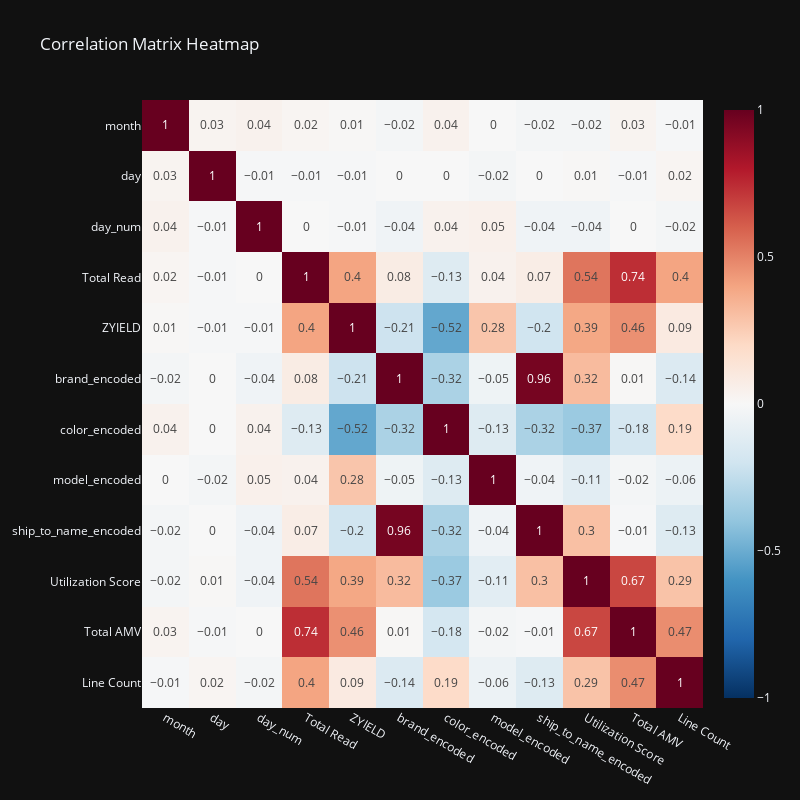

The notebook cell this image was saved under:
### Markdown cell above
### Correlation Matrix

### Code cell
# Select the relevant numeric columns
columns = ['month', 'day', 'day_num', 'Total Read', 'ZYIELD', 
           'brand_encoded', 'color_encoded', 'model_encoded', 
           'ship_to_name_encoded', 'Utilization Score', 'Total AMV', 'Line Count']

# Filter the DataFrame
dfsupply = df_util_group_special[columns]

# Compute the correlation matrix
correlation_matrix = dfsupply.corr()

# Round the correlation values to 2 decimal places
correlation_matrix = correlation_matrix.round(2)


# Create the heatmap using Plotly Express
fig = px.imshow(correlation_matrix,
                text_auto=True,
                width=800, height=800,
                color_continuous_scale='RdBu_r',
                aspect='auto',
                zmin=-1, zmax=1,
                title='Correlation Matrix Heatmap', template='plotly_dark')

fig.show()

### Figure 1 — Plotly figure (JSON) as saved in the notebook; plotly's stock layout.template omitted (floating-point values rounded to 4 significant figures; data arrays with more than 128 entries replaced by an {"elided": "..."} marker saying what was removed)
{"data": [{"coloraxis": "coloraxis", "hovertemplate": "x: %{x}<br>y: %{y}<br>color: %{z}<extra></extra>", "name": "0", "texttemplate": "%{z}", "type": "heatmap", "x": ["month", "day", "day_num", "Total Read", "ZYIELD", "brand_encoded", "color_encoded", "model_encoded", "ship_to_name_encoded", "Utilization Score", "Total AMV", "Line Count"], "xaxis": "x", "y": ["month", "day", "day_num", "Total Read", "ZYIELD", "brand_encoded", "color_encoded", "model_encoded", "ship_to_name_encoded", "Utilization Score", "Total AMV", "Line Count"], "yaxis": "y", "z": {"elided": "12x12 float values"}}], "layout": {"coloraxis": {"cmax": 1, "cmin": -1, "colorscale": [[0, "rgb(5,48,97)"], [0.1, "rgb(33,102,172)"], [0.2, "rgb(67,147,195)"], [0.3, "rgb(146,197,222)"], [0.4, "rgb(209,229,240)"], [0.5, "rgb(247,247,247)"], [0.6, "rgb(253,219,199)"], [0.7, "rgb(244,165,130)"], [0.8, "rgb(214,96,77)"], [0.9, "rgb(178,24,43)"], [1, "rgb(103,0,31)"]]}, "height": 800, "title": {"text": "Correlation Matrix Heatmap"}, "width": 800, "xaxis": {"anchor": "y", "domain": [0, 1]}, "yaxis": {"anchor": "x", "autorange": "reversed", "domain": [0, 1]}}}
